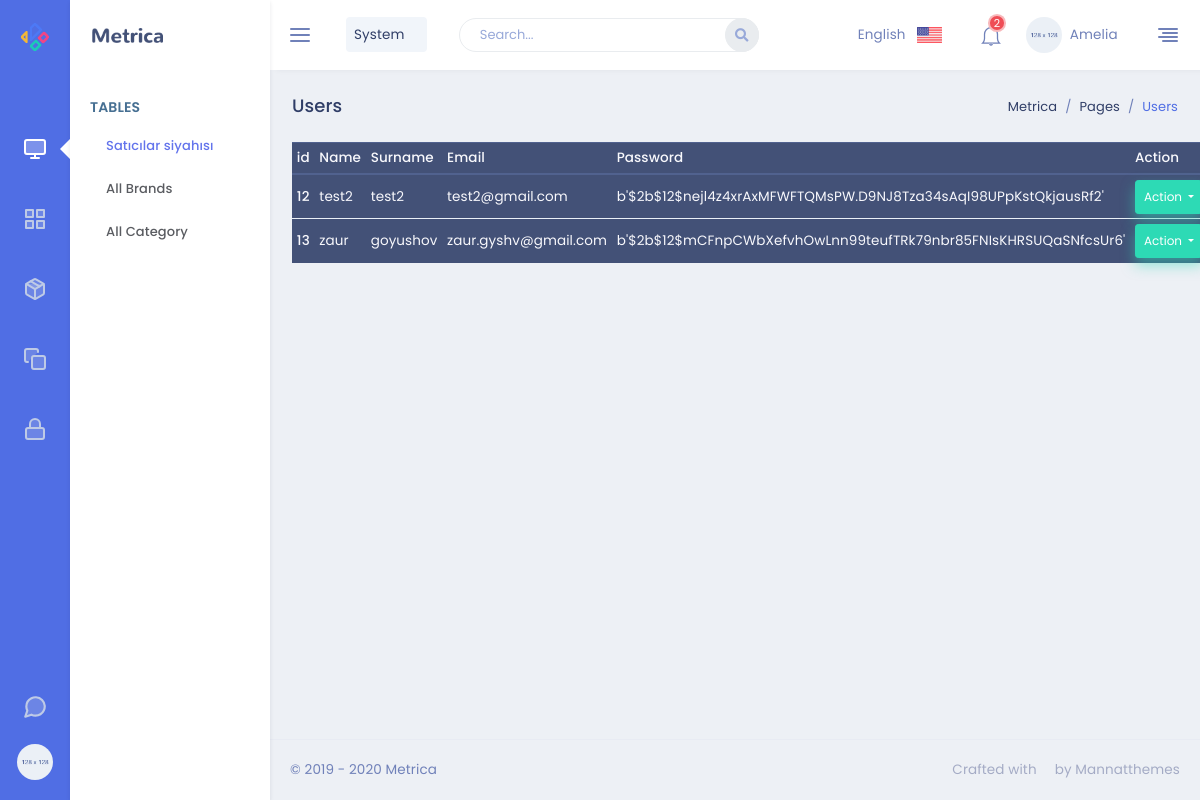
Before: /admin/users with the older database file.
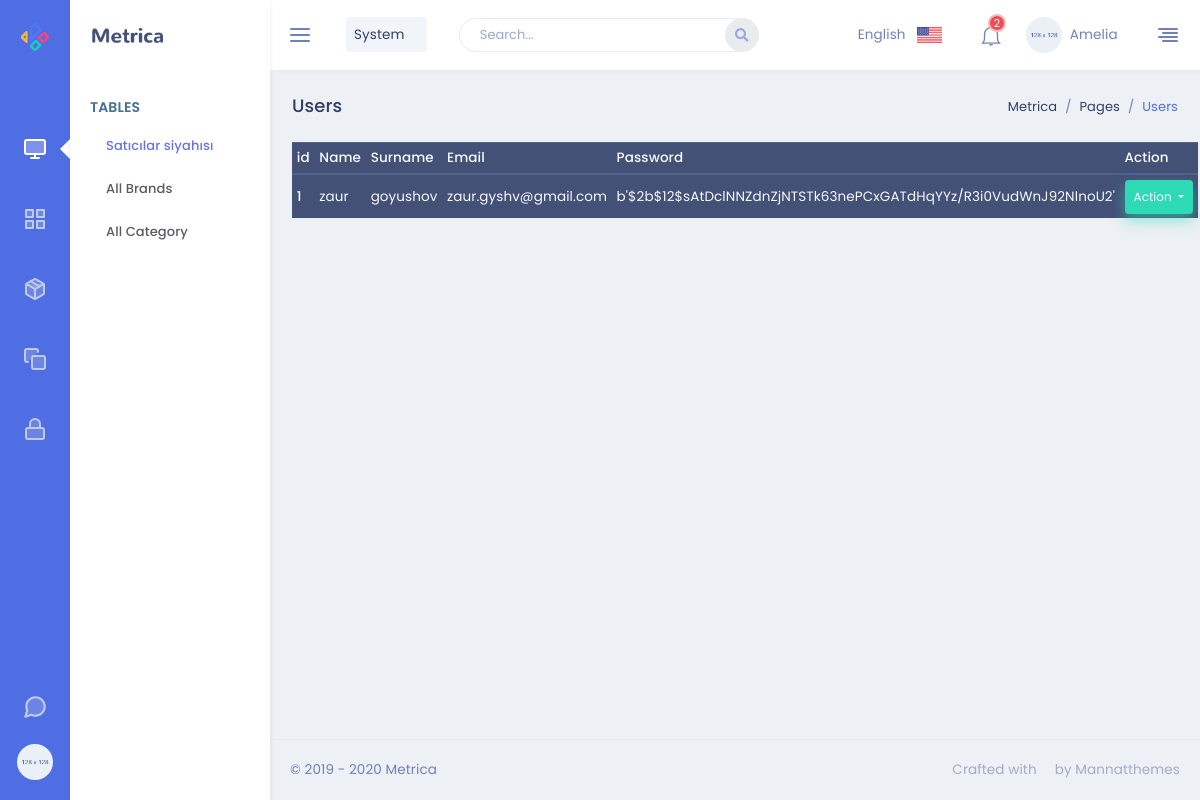
After: the same page with the newer database file.
### Shop/Dashboard/models.py (models this page shows)
class User(db.Model):
    id = db.Column(db.Integer, primary_key=True)
    name = db.Column(db.String(30),  nullable=False)
    username = db.Column(db.String(80),  nullable=False)
    email = db.Column(db.String(120), unique=True, nullable=False)
    password = db.Column(db.String(180),  nullable=False)
    products = db.relationship('Products', backref='user', lazy=True)

### Shop/Dashboard/routes.py (the view)
@app.route('/admin/users', methods=['GET', 'POST'])
def users():
    user_info=User.query.all()
    return render_template('admin/user.html', table_info = user_info ,title='Users')

### Shop/templates/admin/user.html (shortened to what this page needs)
{% extends 'admin.html' %}
{% block content %}
<table class="table table-sm table-dark">
    <thead>
      <tr>
        <th scope="col">id</th>
        <th scope="col">Name</th>
        <th scope="col">Surname</th>
        <th scope="col">Email</th>
        <th scope="col">Password</th>
        <th scope="col">Action</th>
      </tr>
    </thead>
    <tbody>
      {% for user in table_info %}
      <tr>
        <th scope="row">{{user.id}}</th>
        <td>{{user.name}}</td>
        <td>{{user.username}}</td>
        <td>{{user.email}}</td>
        <td>{{user.password}}</td>
        <td>
        <div class="btn-group">
        <button type="button" class="btn btn-success btn-sm dropdown-toggle" data-toggle="dropdown" aria-haspopup="true" aria-expanded="false">
        Action
        </button>
         </div>
        </td>
      </tr>
      {% endfor %}
    </tbody>
  </table>
  {% endblock content %}

### Shop/templates/admin.html (shortened to what this page needs)
<!DOCTYPE html>
<html lang="en">
    <head>
        <link href="{{url_for('static', filename='admin_page/css/bootstrap.min.css')}}" rel="stylesheet" type="text/css" />
        <link href="{{url_for('static', filename='admin_page/css/jquery-ui.min.css')}}" rel="stylesheet">
        <link href="{{url_for('static', filename='admin_page/css/icons.min.css')}}" rel="stylesheet" type="text/css" />
        <link href="{{url_for('static', filename='admin_page/css/metisMenu.min.css')}}" rel="stylesheet" type="text/css" />
        <link href="{{url_for('static', filename='admin_page/css/app.min.css')}}" rel="stylesheet" type="text/css" />
    </head>
    <body>
        <div class="leftbar-tab-menu">
            <div class="main-icon-menu">
                <a href="../crm/crm-index.html" class="logo logo-metrica d-block text-center">
                    <span>
                        <img src="{{url_for('static', filename='admin_page/images/logo-sm.png')}}" alt="logo-small" class="logo-sm">
                    </span>
                </a>
                <nav class="nav">
                    <a href="#MetricaDashboard" class="nav-link" data-toggle="tooltip-custom" data-placement="right"  data-trigger="hover" title="" data-original-title="Dashboard">
                        <i data-feather="monitor" class="align-self-center menu-icon icon-dual"></i>
                    </a>
                    <a href="#MetricaApps" class="nav-link" data-toggle="tooltip-custom" data-placement="right"  data-trigger="hover" title="" data-original-title="Apps">
                        <i data-feather="grid" class="align-self-center menu-icon icon-dual"></i>
                    </a>
                    <a href="#MetricaUikit" class="nav-link" data-toggle="tooltip-custom" data-placement="right"  data-trigger="hover" title="" data-original-title="UI Kit">
                        <i data-feather="package" class="align-self-center menu-icon icon-dual"></i>
                    </a>
                    <a href="#MetricaPages" class="nav-link" data-toggle="tooltip-custom" data-placement="right"  data-trigger="hover" title="" data-original-title="Pages">
                        <i data-feather="copy" class="align-self-center menu-icon icon-dual"></i>
                    </a>
                    <a href="#MetricaAuthentication" class="nav-link" data-toggle="tooltip-custom" data-placement="right"  data-trigger="hover" title="" data-original-title="Authentication">
                        <i data-feather="lock" class="align-self-center menu-icon icon-dual"></i>
                    </a>
                </nav>
                <div class="pro-metrica-end">
                    <a href="" class="help" data-toggle="tooltip-custom" data-placement="right"  data-trigger="hover" title="" data-original-title="Chat">
                        <i data-feather="message-circle" class="align-self-center menu-icon icon-md icon-dual mb-4"></i>
                    </a>
                    <a href="" class="profile">
                        <img src="{{url_for('static', filename='admin_page/images/users/user-4.jpg')}}" alt="profile-user" class="rounded-circle thumb-sm">
                    </a>
                </div>
            </div>
            <div class="main-menu-inner">
                <div class="topbar-left">
                    <a href="../crm/crm-index.html" class="logo">
                        <span>
                            <img src="{{url_for('static', filename='admin_page/images/logo-dark.png')}}" alt="logo-large" class="logo-lg logo-dark">
                        </span>
                    </a>
                </div>
                <div class="menu-body slimscroll">
                     <div id="MetricaDashboard" class="main-icon-menu-pane">
                        <div class="title-box">
                            <h6 class="menu-title">Tables</h6>
                        </div>
                        <ul class="nav">
                            <li class="nav-item"><a class="nav-link" href="/admin/users">Satıcılar siyahısı</a></li>
                            <li class="nav-item"><a class="nav-link" href="/admin/brand">All Brands</a></li>
                            <li class="nav-item"><a class="nav-link" href="/admin/Category">All Category</a></li>
                        </ul>
                    </div>
                </div>
            </div>
        </div>
        <div class="topbar">
            <nav class="navbar-custom">
                <ul class="list-unstyled topbar-nav float-right mb-0">
                    <li class="hidden-sm">
                        <a class="nav-link dropdown-toggle waves-effect waves-light" data-toggle="dropdown" href="javascript: void(0);" role="button"
                            aria-haspopup="false" aria-expanded="false">
                            English <img src="{{url_for('static', filename='admin_page/images/flags/us_flag.jpg')}}" class="ml-2" height="16" alt=""/> <i class="mdi mdi-chevron-down"></i>
                        </a>
                    </li>
                    <li class="dropdown notification-list">
                        <a class="nav-link dropdown-toggle arrow-none waves-light waves-effect" data-toggle="dropdown" href="#" role="button"
                            aria-haspopup="false" aria-expanded="false">
                            <i class="ti-bell noti-icon"></i>
                            <span class="badge badge-danger badge-pill noti-icon-badge">2</span>
                        </a>
                    </li>
                    <li class="dropdown">
                        <a class="nav-link dropdown-toggle waves-effect waves-light nav-user" data-toggle="dropdown" href="#" role="button"
                            aria-haspopup="false" aria-expanded="false">
                            <img src="{{url_for('static', filename='admin_page/images/users/user-4.jpg')}}" alt="profile-user" class="rounded-circle" />
                            <span class="ml-1 nav-user-name hidden-sm">Amelia <i class="mdi mdi-chevron-down"></i> </span>
                        </a>
                    </li>
                    <li class="mr-2">
                        <a href="#" class="nav-link" data-toggle="modal" data-animation="fade" data-target=".modal-rightbar">
                            <i data-feather="align-right" class="align-self-center"></i>
                        </a>
                    </li>
                </ul>
                <ul class="list-unstyled topbar-nav mb-0">
                    <li>
                        <button class="button-menu-mobile nav-link">
                            <i data-feather="menu" class="align-self-center"></i>
                        </button>
                    </li>
                    <li class="dropdown">
                        <a class="nav-link dropdown-toggle waves-effect waves-light nav-user" data-toggle="dropdown" href="#" role="button"
                            aria-haspopup="false" aria-expanded="false">
                            <span class="ml-1 p-2 bg-soft-classic nav-user-name hidden-sm rounded">System <i class="mdi mdi-chevron-down"></i> </span>
                        </a>
                    </li>
                    <li class="hide-phone app-search">
                        <form role="search" class="">
                            <input type="text" id="AllCompo" placeholder="Search..." class="form-control">
                            <a href=""><i class="fas fa-search"></i></a>
                        </form>
                    </li>
                </ul>
            </nav>
        </div>
        <div class="page-wrapper">
            <div class="page-content-tab">
                <div class="container-fluid">
                    <div class="row">
                        <div class="col-sm-12">
                            <div class="page-title-box">
                                <div class="float-right">
                                    <ol class="breadcrumb">
                                        <li class="breadcrumb-item"><a href="javascript:void(0);">Metrica</a></li>
                                        <li class="breadcrumb-item"><a href="javascript:void(0);">Pages</a></li>
                                        <li class="breadcrumb-item active">{{ title }}</li>
                                    </ol>
                                </div>
                                <h4 class="page-title">{{ title }}</h4>
                            </div>
                        </div>
                    </div>
                    {% block content %}
                    {% endblock content %}
                </div>
                <footer class="footer text-center text-sm-left">
                    &copy; 2019 - 2020 Metrica <span class="text-muted d-none d-sm-inline-block float-right">Crafted with <i class="mdi mdi-heart text-danger"></i> by Mannatthemes</span>
                </footer>
            </div>
        </div>
    </body>
</html>

### Shop/templates/layout.html (shortened to what this page needs)
<!doctype html>
<html lang="en">
  <head>
    <link rel="stylesheet" href="{{url_for('static', filename='myFiles/css/style.css')}}">
    <link rel="stylesheet" href="https://stackpath.bootstrapcdn.com/font-awesome/4.7.0/css/font-awesome.min.css">
    <link rel="stylesheet" href="{{url_for('static', filename='bootstrapCss/bootstrap.min.css')}}">
  </head>
  <body>
  </body>
</html>

### Shop/static/myFiles/css/style.css (style rules this page uses)
html, body, div, span, applet, object, iframe, h1, h2, h3, h4, h5, h6, p, blockquote, pre, a, abbr, acronym, address, big, cite, code, del, dfn, em, img, ins, kbd, q, s, samp, small, strike, strong, sub, sup, tt, var, b, u, i, center, dl, dt, dd, ol, ul, li, fieldset, form, label, legend, table, caption, tbody, tfoot, thead, tr, th, td, article, aside, canvas, details, embed, figure, figcaption, footer, header, hgroup, menu, nav, output, ruby, section, summary, time, mark, audio, video { margin: 0; padding: 0; border: 0; font-size: 100%; font: inherit; vertical-align: baseline; text-decoration: none !important; }
article, aside, details, figcaption, figure, footer, header, hgroup, menu, nav, section { display: block; }
body { line-height: 1; }
ol, ul { list-style: none; }
table { border-collapse: collapse; border-spacing: 0; }
.active { color: #d2aa5c; text-decoration: none; }
.container-fluid { width: 100%; }
[class^="col-"] { -webkit-box-sizing: border-box; box-sizing: border-box; }
body { font-family: 'Montserrat', sans-serif; background-color: #fff; }

Changed rows visible on the page:
removed User: id "12", name "test2", username "test2", email "test2@gmail.com", password "b'$2b$12$nejl4z4xrAxMFWFTQMsPW.D9NJ8Tza34sAqI98UPpKstQkjausRf2'"
removed User: id "13", name "zaur", username "goyushov", email "zaur.gyshv@gmail.com", password "b'$2b$12$mCFnpCWbXefvhOwLnn99teufTRk79nbr85FNIsKHRSUQaSNfcsUr6'"
added User: id "1", name "zaur", username "goyushov", email "zaur.gyshv@gmail.com", password "b'$2b$12$sAtDclNNZdnZjNTSTk63nePCxGATdHqYYz/R3i0VudWnJ92NlnoU2'"
